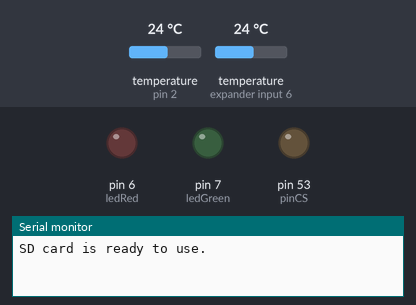
The sketch below on a simulated Arduino Mega 2560, built with avr-gcc and run on an emulated ATmega2560. On the bench: output pins drawn as LEDs (lit = HIGH), the last lines printed to the serial monitor. Inputs (shaded band) come from the test bench; at power-on: temperature (sensors on pin 2, expander input 6) 24 °C. The local clock reads 2024-03-15 10:24:30 at power-on unless the sketch sets it; storage starts empty.

Above: at 0.1 s.
At 2.3 s:
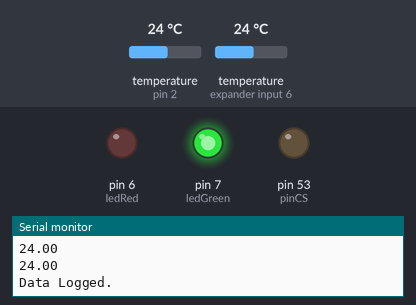
Timing chart, 0 to 4.8 s (numbered marks = the images above):
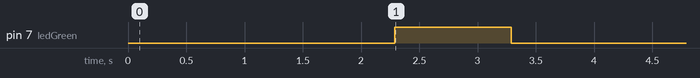

Measured:
- by itself, pin 7 (ledGreen): LOW → HIGH at 2.3 s, → LOW 1.0 s later

The sketch:

House_Temp.ino
```cpp
/* Temperature logging using two DS18B20's.
Code can be easily changed to allow use with multiple sensors.
Thanks to Terry King from YourDuino for the example temperature code which has been used extensively
For more information, visit joshajohnson.com*/

/* Importing Required Libraries*/
#include <Wire.h>
#include "RTClib.h"
#include <SD.h>
#include <SPI.h>
#include <OneWire.h>
#include <DallasTemperature.h>

#define ONE_WIRE_BUS_PIN 2 // Define pin the One Wire interface will be using

OneWire oneWire(ONE_WIRE_BUS_PIN); // Setup a oneWire instance to communicate to the sensors

DallasTemperature sensors(&oneWire); // Pass oneWire reference to Dallas Temperature

DeviceAddress Probe01 = {0x28, 0xFF, 0x89, 0x28, 0x93, 0x16, 0x05, 0xA9}; // Defining which sensor is which. Visit http://arduino-info.wikispaces.com/Brick-Temperature-DS18B20 to find out the address values of each sensor.
DeviceAddress Probe02 = {0x28, 0xFF, 0x6A, 0x00, 0x93, 0x16, 0x04, 0x0F}; // Note: These values are specific to each sensor. Use the above link to determine yours.

/*These constants won't change. They are the lowest and highest readings you get from your sensor: */
const int sensorMin = 0;      // sensor minimum, discovered through experiment
const int sensorMax = 32;    // sensor maximum, discovered through experiment

RTC_DS1307 rtc; //Defining name for the RTC for easier coding

File myFile; // For SD Card

int pinCS = 53; // Pin 10 on Arduino Uno - Used for SPI interface with SD card

/*Definine pins for the LED's. Not essential but helps with debugging*/
const int ledGreen =  7;
const int ledRed  = 6;


void setup () {

/* Define LED's as outputs*/
pinMode(ledGreen, OUTPUT);
pinMode(ledRed, OUTPUT);

sensors.begin();

  /* set the resolution to 10 bit (Can be 9 to 12 bits .. lower is faster) */
  sensors.setResolution(Probe01, 10);
  sensors.setResolution(Probe02, 10);

  while (!Serial); // for Leonardo/Micro/Zero

/*Check the RTC is working*/
  Serial.begin(9600);
   pinMode(pinCS, OUTPUT);
  if (! rtc.begin()) {
    Serial.println("Couldn't find RTC"); // Prints to serial if the RTC is not connected
     while (1);
     digitalWrite(ledRed, HIGH); // Pull Red LED high if RTC not working
      delay(1000);
  }

  if (! rtc.isrunning()) {
    Serial.println("RTC is NOT running!"); // Prints to serial if the RTC is not working
    /*This line sets the RTC with an explicit date & time, for example to set
     June 26, 2017 at 7pm you would call: */
    //   rtc.adjust(DateTime(2017, 6, 26, 19, 0, 0)); // un comment this line out to change the time
    digitalWrite(ledRed, HIGH); // Another error LED
      delay(1000);
  }
/* Check SD Card is working */
  if (SD.begin())
  {
    Serial.println("SD card is ready to use."); // Prints to serial that the SD card is working
    digitalWrite(ledRed, LOW);  // If all is good turn off the Red LED
      delay(1000);
  } else
  {
    Serial.println("SD card initialization failed"); // Prints to serial that the SD card is not working
    digitalWrite(ledRed, HIGH); // If there is an error with the SD card turn the Red LED on
      delay(1000);
    return;
  }

  /* Create/Open file */
  myFile = SD.open("Logger01.csv", FILE_WRITE); // CSV is used as it allows for easy analysis

  /* if the file opened okay, write to it */
  if (myFile) {
    Serial.println("Writing to file..."); // Print to serial that the SD card is being written to.
    /* Write header info to file. These will be the columns we will print data to later */
    myFile.print("Date");
    myFile.print(',');
    myFile.print("Time");
    myFile.print(',');
    myFile.print("Inside Temperature");
    myFile.print(",");
    myFile.print("Outside Temperature");
    myFile.print(",");
    myFile.println();

    myFile.close(); // close the file
    Serial.println("Done."); // Print that the header data was successfully written
    digitalWrite(ledRed, LOW); // Everything is okay so turn the Red LED off
      delay(1000);
  }
  /* if the file didn't open, print an error */
  else {
    Serial.println("error opening Logger01.csv"); // Print error if there is an issue writing to the sd card
    digitalWrite(ledRed, HIGH); // Turn the Red LED high as there in an error.
      delay(1000);
  }
  /* This part reads the file */
  myFile = SD.open("Logger01.csv");
  if (myFile) {
    Serial.println("Read:");
  /* Read the file */
    while (myFile.available()) {
      Serial.write(myFile.read());
   }
    myFile.close();
  }
  else {
    Serial.println("error opening Logger01.csv"); // Print to serial that the CSV could not be opened.
    digitalWrite(ledRed, HIGH); // Another error LED
      delay(1000);
  }
}

void loop () {

DateTime now = rtc.now(); // Allows for Time to be recorded

myFile = SD.open("Logger01.csv", FILE_WRITE); // Opens File on SD card

  /*if the file opened okay, write the time and temperature data to it. Each column is separated by a comma as we are using a .CSV document */
  if (myFile) {
    Serial.println("Writing to File"); // Print to serial things are being written
    myFile.print(now.year(), DEC);
    myFile.print('/');
    myFile.print(now.month(), DEC);
    myFile.print('/');
    myFile.print(now.day(), DEC);
    myFile.print(",");
    myFile.print(now.hour(), DEC);
    myFile.print(':');
    myFile.print(now.minute(), DEC);
    myFile.print(':');
    myFile.print(now.second() , DEC);
    myFile.print(",");
    sensors.requestTemperatures(); //Read temepratures
    printTemperature(Probe01); // Print temp from probe 1
    myFile.print(",");
    printTemperature(Probe02); // Print temp from probe 2
    myFile.print(",");
    myFile.println(); // New line as this batch of data is done


    myFile.close(); // close the file
    Serial.println("Data Logged."); // Print to serial that the Data has been successfully logged to the SD card
    digitalWrite(ledRed, LOW); // Turn the Red LED off if for some reason it is still on
    digitalWrite(ledGreen, HIGH); // Flash the Green LED on for one second to show that it has recorded the data
    delay(1000);
    digitalWrite(ledGreen, LOW);

  }
  /* if the file didn't open, print an error */
  else {
    Serial.println("error opening Logger01.csv"); // Prints error that SD card could not be printed to
    digitalWrite(ledRed, HIGH); // Red Led turns on if there is an error
      delay(1000);
  }

       delay(360000); // Delay for 6 Minutes - adjust as required
}

/* This part gets the temperature in Celsius and Prints it to both Serial and the SD card when called*/
void printTemperature(DeviceAddress deviceAddress)
{

float tempC = sensors.getTempC(deviceAddress);

   if (tempC == -127.00)
   {
   Serial.print("Error getting temperature  "); // Print that something went wring
   digitalWrite(ledRed, HIGH); // Red Led turns on if there is an error
      delay(1000);
   }
   else
   {
   Serial.print(tempC); // Prints to serial
   Serial.println();
   myFile.print(tempC); // Prints so SD card
   }
}
```
